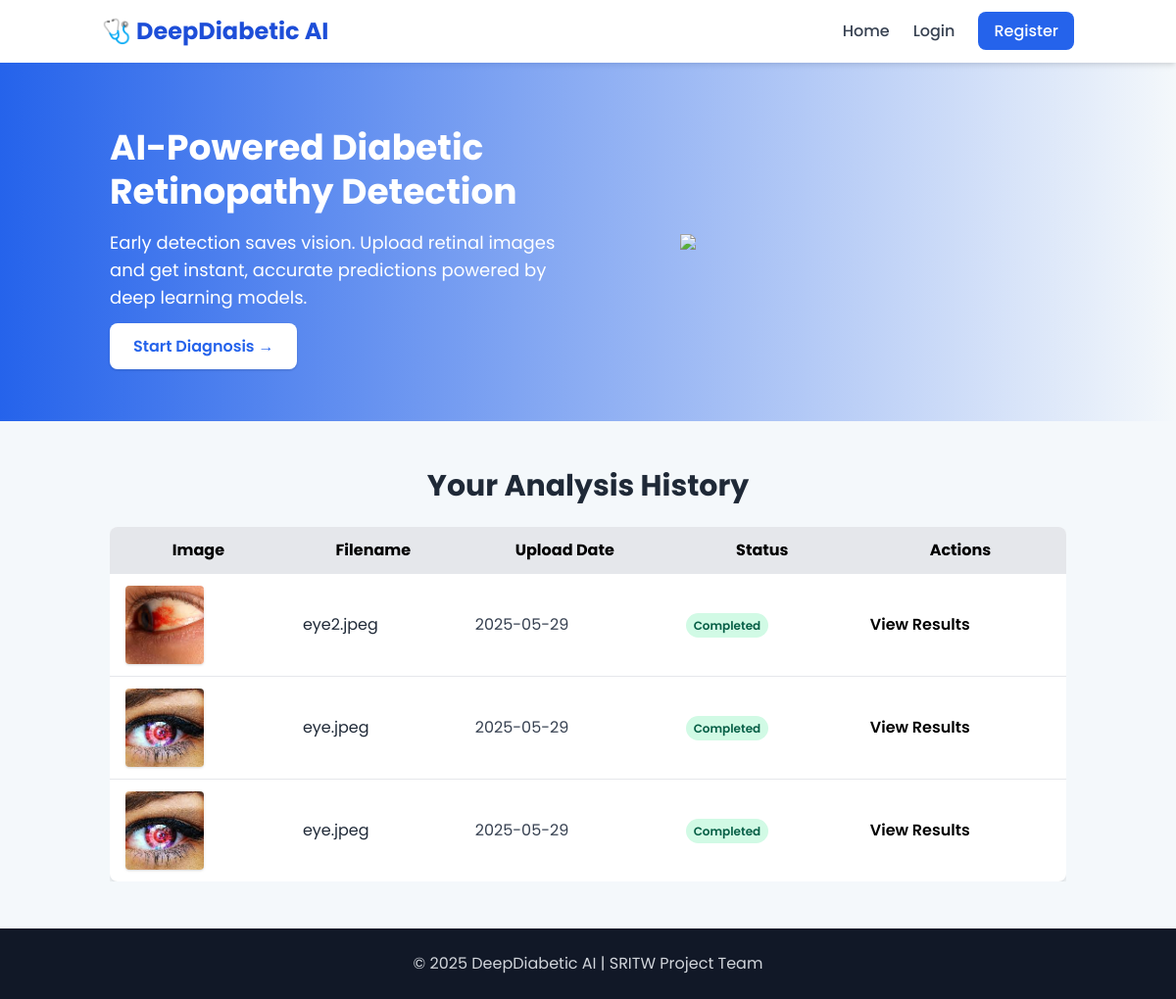
Screenshot of /history (signed in) with the database file from the repository.
### tables this page shows
CREATE TABLE images_data (
                id INTEGER PRIMARY KEY AUTOINCREMENT,
                original_filename TEXT NOT NULL,
                stored_filename TEXT NOT NULL,
                filepath TEXT NOT NULL,
                uploaded_by TEXT NOT NULL,
                upload_date TEXT NOT NULL,
                analysis_status TEXT NOT NULL,
                FOREIGN KEY (uploaded_by) REFERENCES users (username)
            );

### app.py (the view)
@app.route('/history')
@login_required
def history():
    conn = get_db_connection()
    uploads = conn.execute(
        'SELECT * FROM images_data WHERE uploaded_by=? ORDER BY id DESC',
        (session['username'],)
    ).fetchall()
    conn.close()
    return render_template('history.html', uploads=uploads)

### app.py (called while the page is built)
def get_db_connection():
    conn = sqlite3.connect(DATABASE)
    conn.row_factory = sqlite3.Row
    return conn

def login_required(f):
    from functools import wraps
    @wraps(f)
    def wrapper(*args, **kwargs):
        if 'username' not in session:
            flash("Login required!", "warning")
            return redirect(url_for('login'))
        return f(*args, **kwargs)
    return wrapper

### templates/history.html (shortened to what this page needs)
{% extends "_base.html" %}
{% block content %}
<h2 class="text-3xl font-bold text-gray-800 mb-6 text-center">
    Your Analysis History
</h2>
{% if uploads %}
<div class="overflow-x-auto">
    <table class="min-w-full bg-white shadow-md rounded-lg overflow-hidden">
        <thead class="bg-gray-200">
            <tr>
                <th class="py-3 px-4">Image</th>
                <th class="py-3 px-4">Filename</th>
                <th class="py-3 px-4">Upload Date</th>
                <th class="py-3 px-4">Status</th>
                <th class="py-3 px-4">Actions</th>
            </tr>
        </thead>
        <tbody class="divide-y divide-gray-200">
            {% for upload in uploads %}
            <tr class="hover:bg-gray-50">
                <td class="py-3 px-4">
                    <img src="{{ url_for('static', filename='uploads/' + upload.stored_filename) }}"
                         class="w-20 h-20 object-cover rounded shadow">
                </td>
                <td class="py-3 px-4 text-gray-800">
                    {{ upload.original_filename }}
                </td>
                <td class="py-3 px-4 text-gray-700">
                    {{ upload.upload_date.split('T')[0] }}
                </td>
                <td class="py-3 px-4">
                    <span class="px-2 py-1 text-xs font-semibold rounded-full
                        {% if upload.analysis_status == 'Completed' %}
                            bg-green-100 text-green-800
                        {% elif upload.analysis_status == 'Pending' %}
                            bg-yellow-100 text-yellow-800
                        {% else %}
                            bg-gray-100 text-gray-800
                        {% endif %}
                    ">
                        {{ upload.analysis_status }}
                    </span>
                </td>
                <td class="py-3 px-4">
                    {% if upload.analysis_status == 'Completed' %}
                        <a href="{{ url_for('show_results', image_id=upload.id) }}"
                           class="text-teal-600 hover:text-teal-800 font-semibold">
                           View Results
                        </a>
                    {% else %}
                        <span class="text-gray-500">Analysis Pending</span>
                    {% endif %}
                </td>
            </tr>
            {% endfor %}
        </tbody>
    </table>
</div>
{% endif %}
{% endblock %}

### templates/_base.html (shortened to what this page needs)
<!DOCTYPE html>
<html lang="en">
<head>
    <link href="https://cdn.jsdelivr.net/npm/tailwindcss@2.2.19/dist/tailwind.min.css" rel="stylesheet">
</head>
<body class="flex flex-col min-h-screen">
<header class="bg-white shadow-md">
    <div class="container mx-auto flex justify-between items-center p-4">
        <h1 class="text-2xl font-bold text-blue-700">
            🩺 DeepDiabetic AI
        </h1>
        <nav>
            <ul class="flex space-x-6 items-center text-gray-700 font-medium">
                <li><a href="/" class="hover:text-blue-600">Home</a></li>
                {% if username %}
                <li><a href="/upload_image" class="hover:text-blue-600">Upload Scan</a></li>
                <li><a href="/history" class="hover:text-blue-600">Reports</a></li>
                <li><a href="/metrics" class="hover:text-blue-600">Analytics</a></li>
                <li class="text-sm text-gray-500">Dr. {{ username }}</li>
                <li>
                    <a href="/logout" class="bg-red-500 text-white px-4 py-2 rounded-lg hover:bg-red-600">
                        Logout
                    </a>
                </li>
                {% else %}
                <li><a href="/login" class="hover:text-blue-600">Login</a></li>
                <li>
                    <a href="/register" class="bg-blue-600 text-white px-4 py-2 rounded-lg hover:bg-blue-700">
                        Register
                    </a>
                </li>
                {% endif %}
            </ul>
        </nav>
    </div>
</header>
<section class="bg-gradient-to-r from-blue-600 to-teal-500 text-white py-16">
    <div class="container mx-auto grid md:grid-cols-2 gap-10 items-center px-6">
        <div>
            <h2 class="text-4xl font-bold leading-tight mb-4">
                AI-Powered Diabetic Retinopathy Detection
            </h2>
            <p class="text-lg mb-6">
                Early detection saves vision. Upload retinal images and get instant,
                accurate predictions powered by deep learning models.
            </p>
            <a href="/upload_image"
               class="bg-white text-blue-600 px-6 py-3 rounded-lg font-semibold shadow hover:bg-gray-100">
                Start Diagnosis →
            </a>
        </div>
        <div class="hidden md:block">
            <img src="https://cdn-icons-png.flaticon.com/512/3774/3774299.png"
                 class="w-80 mx-auto">
        </div>
    </div>
</section>
<main class="container mx-auto px-6 py-12 flex-grow">
    {% block content %}{% endblock %}
</main>
<footer class="bg-gray-900 text-gray-300 py-6 text-center">
    <p>© 2025 DeepDiabetic AI | SRITW Project Team</p>
</footer>
</body>
</html>

### templates/_base.html (style rules this page uses)
body { font-family: 'Poppins', sans-serif; background-color: #f4f8fb; }

### rows the page displays
images_data: stored_filename (picture), original_filename "eye2.jpeg", upload_date "2025-05-29", analysis_status "Completed"
images_data: stored_filename (picture), original_filename "eye.jpeg", upload_date "2025-05-29", analysis_status "Completed"
images_data: stored_filename (picture), original_filename "eye.jpeg", upload_date "2025-05-29", analysis_status "Completed"
